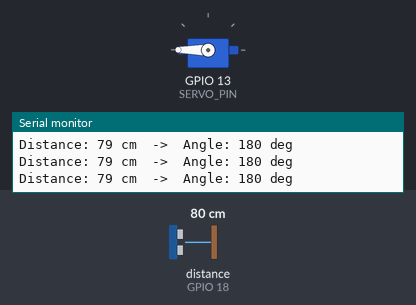
This sketch was run on a simulated ESP32. Parts: servo, the last lines printed to the serial monitor. Wiring (inferred from the names in the program): ultrasonic range finder: trigger GPIO 5; echo GPIO 18. The test bench sets the inputs (shaded band); at power-on: distance to the obstacle (sensor on GPIO 18) 80 cm. The echo pulse lasts 58.3 µs per cm.

Above: at 1.2 s.
1.3 s: distance to the obstacle (sensor on GPIO 18) set to 2 cm
At 2.5 s:
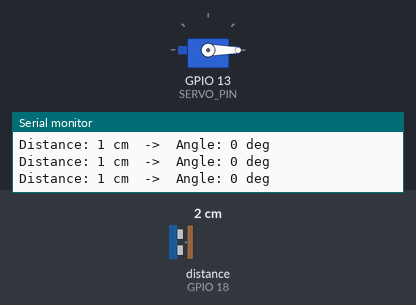
2.9 s: distance to the obstacle (sensor on GPIO 18) set to 9 cm
At 3.9 s:
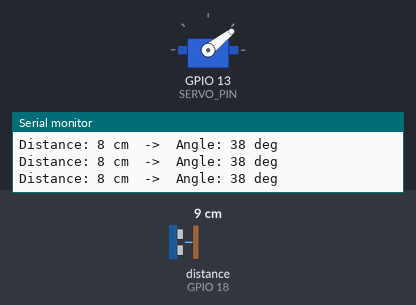
4.5 s: distance to the obstacle (sensor on GPIO 18) set to 18 cm
At 5.5 s:
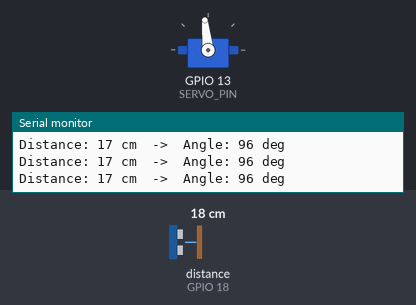
6.1 s: distance to the obstacle (sensor on GPIO 18) set to 35 cm
At 7.3 s:
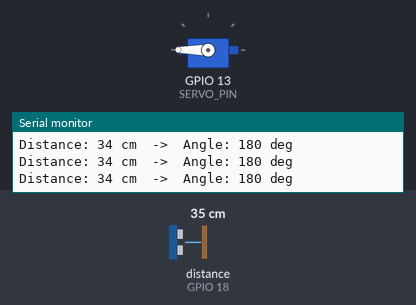
7.7 s: distance to the obstacle (sensor on GPIO 18) set to 27 cm
At 9.0 s:
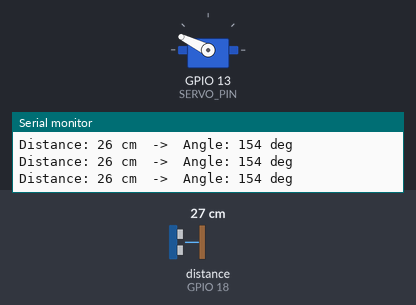
9.3 s: distance to the obstacle (sensor on GPIO 18) set to 60 cm
At 9.8 s:
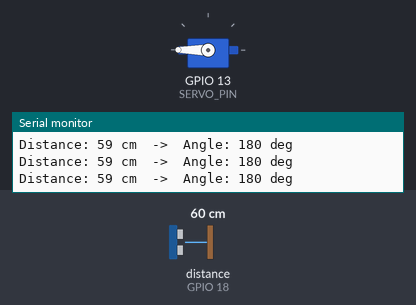
Timing chart, 0 to 11.8 s (numbered marks = the images above; inputs shaded):
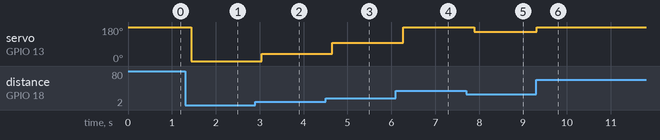

Measured:
- after the input at 1.3 s, servo on GPIO 13 (SERVO_PIN): 180° → 0° after 0.14 s
- after the input at 2.9 s, servo on GPIO 13 (SERVO_PIN): 0° → 38° after 0.15 s
- after the input at 4.5 s, servo on GPIO 13 (SERVO_PIN): 38° → 96° after 0.16 s
- after the input at 6.1 s, servo on GPIO 13 (SERVO_PIN): 96° → 180° after 0.17 s
- after the input at 7.7 s, servo on GPIO 13 (SERVO_PIN): 180° → 154° after 0.19 s
- after the input at 9.3 s, servo on GPIO 13 (SERVO_PIN): 154° → 180° at once

The sketch:

distance_gauge.ino.ino
```cpp
// ESP32 ULTRASONIC DISTANCE GAUGE
// HC-SR04 ultrasonic sensor drives a servo needle like an analog gauge

#include <ESP32Servo.h>

const int TRIG_PIN = 5;
const int ECHO_PIN = 18;
const int SERVO_PIN = 13;

Servo gaugeServo;

// Distance range the gauge covers (cm)
const int MIN_DISTANCE_CM = 2;
const int MAX_DISTANCE_CM = 30;

// Servo angle range (0 = near end of gauge, 180 = far end)
const int MIN_ANGLE = 0;
const int MAX_ANGLE = 180;

const unsigned long ECHO_TIMEOUT_US = 30000; // ~5m max range before giving up

void setup() {
  Serial.begin(115200);

  pinMode(TRIG_PIN, OUTPUT);
  pinMode(ECHO_PIN, INPUT);

  ESP32PWM::allocateTimer(0);
  gaugeServo.setPeriodHertz(50);
  gaugeServo.attach(SERVO_PIN, 500, 2400);
  gaugeServo.write(MIN_ANGLE); // start the needle at the near end

  Serial.println("Ultrasonic distance gauge ready.");
}

void loop() {
  long distance = readDistanceCM();

  if (distance < 0) {
    Serial.println("Out of range / no echo");
  } else {
    // Clamp so anything past the gauge's range still points at an endpoint
    long clamped = constrain(distance, MIN_DISTANCE_CM, MAX_DISTANCE_CM);
    int angle = map(clamped, MIN_DISTANCE_CM, MAX_DISTANCE_CM, MIN_ANGLE, MAX_ANGLE);

    gaugeServo.write(angle);

    Serial.print("Distance: ");
    Serial.print(distance);
    Serial.print(" cm  ->  Angle: ");
    Serial.print(angle);
    Serial.println(" deg");
  }

  delay(200);
}

// Sends a 10us trigger pulse and times the echo to get distance in cm
long readDistanceCM() {
  digitalWrite(TRIG_PIN, LOW);
  delayMicroseconds(2);
  digitalWrite(TRIG_PIN, HIGH);
  delayMicroseconds(10);
  digitalWrite(TRIG_PIN, LOW);

  long duration = pulseIn(ECHO_PIN, HIGH, ECHO_TIMEOUT_US);

  if (duration == 0) {
    return -1; // no echo received within the timeout
  }

  // Speed of sound ~0.034 cm/us, divide by 2 for the round trip
  return duration * 0.034 / 2;
}
```
